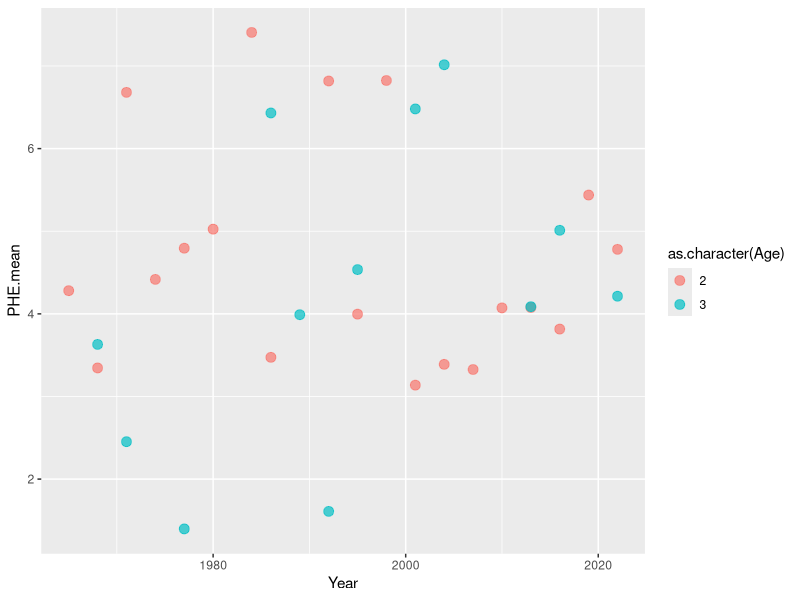
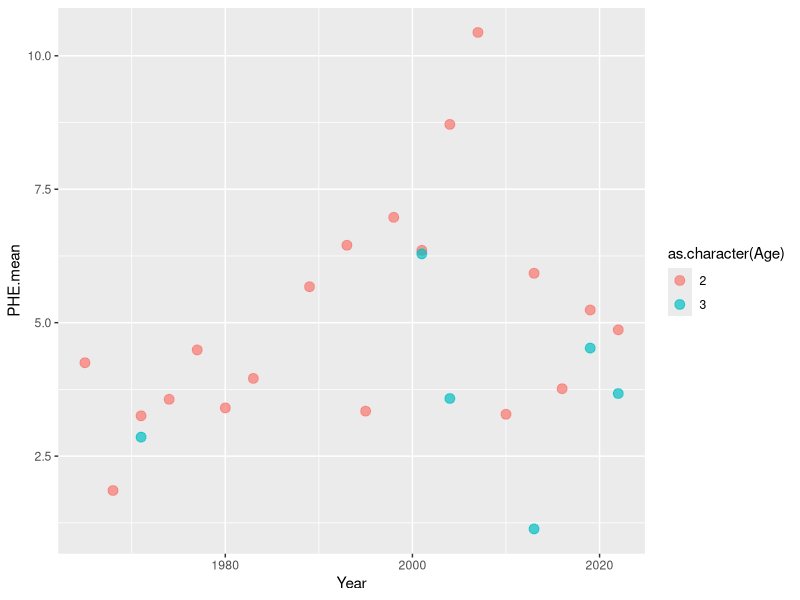
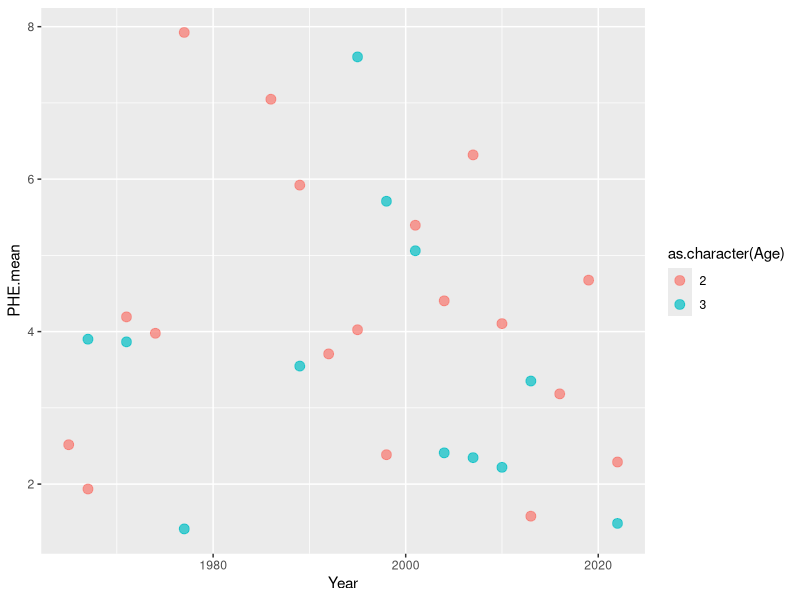
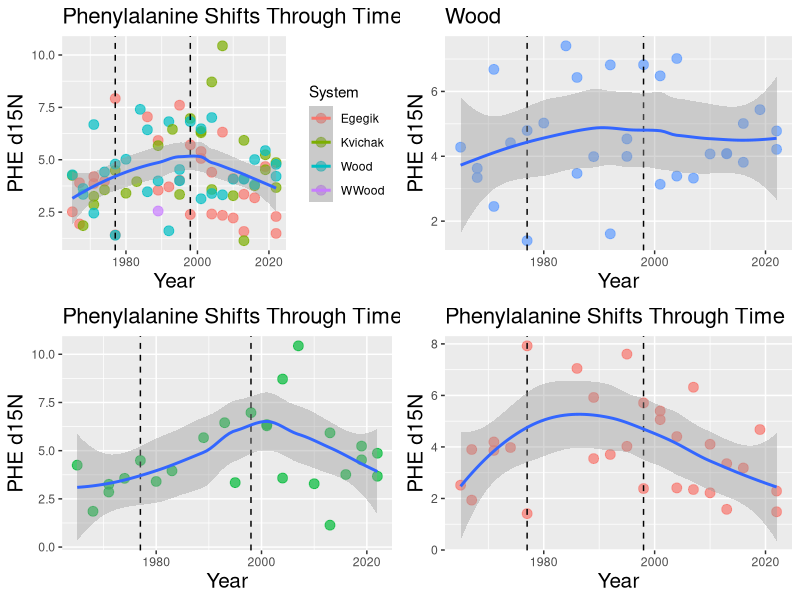
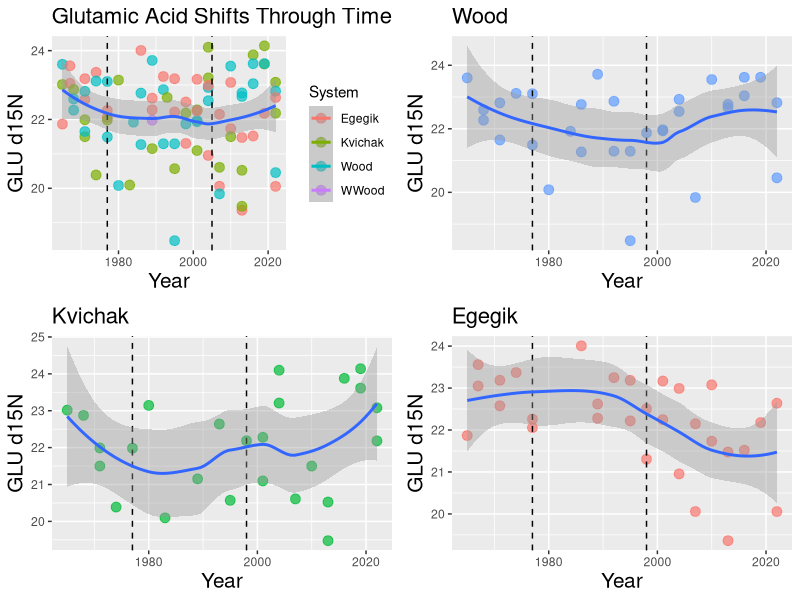
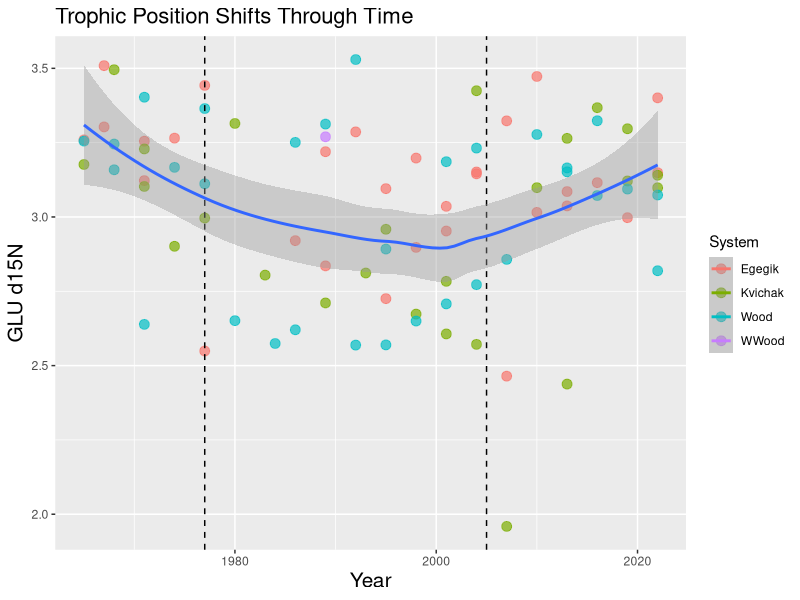

Source code (R) for these figures, in order: (Note: this script raises an error after producing the figures.)
#this is an r script to do some basic data visualization of the cleaned data
#at this point the data should be drift corrected, compiled, and had all
#duplicates and replicates removed and averaged 

setwd("~/Documents/GitHub/CSIA_lab_work/data/final")

library(dplyr)
library(readr)
library(ggplot2)
library(ggpubr)

#read in the main data file
data <- read.csv(file="main.trophic.csv")

#scatter plot of year vs isotope signature
PHE.all <- ggplot(data = data, aes(Year, PHE.mean, color = System)) +
       geom_point(size = 3, alpha = 0.7)

Wood <- data[data$System =="Wood",]
Kvichak <- data[data$System =="Kvichak",]
Egegik <- data[data$System =="Egegik",]


#plots of age vs isotope sig in the different river systems 
ggplot(data = Wood, aes(Year, PHE.mean, color = as.character(Age))) +
  geom_point(size = 3, alpha = 0.7) 

ggplot(data = Kvichak, aes(Year, PHE.mean, color = as.character(Age))) +
  geom_point(size = 3, alpha = 0.7) 

ggplot(data = Egegik, aes(Year, PHE.mean, color = as.character(Age))) +
  geom_point(size = 3, alpha = 0.7) 


#main graphs with trend line
PHE.all <- ggplot(data = data, aes(x = Year, y = PHE.mean, color = System)) +
  geom_point(size = 3, alpha = 0.7) +
  labs(title = "Phenylalanine Shifts Through Time",
       x = "Year",
       y = "PHE d15N") +
  theme(axis.title = element_text(size = 15),
        plot.title = element_text(size=16)) +
  geom_vline(xintercept=1977, linetype ="dashed") +
  geom_vline(xintercept=1998, linetype ="dashed") +
  geom_smooth(aes(group=1)) 

PHE.W <- ggplot(data = Wood, aes(x = Year, y = PHE.mean)) +
  geom_point(size = 3, alpha = 0.7, color = "#619CFF") +
  labs(title = "Wood",
       x = "Year",
       y = "PHE d15N") +
  theme(axis.title = element_text(size = 15),
        plot.title = element_text(size=16)) +
  geom_vline(xintercept=1977, linetype ="dashed") +
  geom_vline(xintercept=1998, linetype ="dashed") +
  geom_smooth(aes(group=1)) 

PHE.K <- ggplot(data = Kvichak, aes(x = Year, y = PHE.mean)) +
  geom_point(size = 3, alpha = 0.7, color = "#00BA38") +
  labs(title = "Phenylalanine Shifts Through Time",
       x = "Year",
       y = "PHE d15N") +
  theme(axis.title = element_text(size = 15),
        plot.title = element_text(size=16)) +
  geom_vline(xintercept=1977, linetype ="dashed") +
  geom_vline(xintercept=1998, linetype ="dashed") +
  geom_smooth(aes(group=1)) 

PHE.E <- ggplot(data = Egegik, aes(x = Year, y = PHE.mean)) +
  geom_point(size = 3, alpha = 0.7, color = "#F8766D") +
  labs(title = "Phenylalanine Shifts Through Time",
       x = "Year",
       y = "PHE d15N") +
  theme(axis.title = element_text(size = 15),
        plot.title = element_text(size=16)) +
  geom_vline(xintercept=1977, linetype ="dashed") +
  geom_vline(xintercept=1998, linetype ="dashed") +
  geom_smooth(aes(group=1)) 

ggarrange(PHE.all, PHE.W, PHE.K, PHE.E)

GLU.all <- ggplot(data = data, aes(x = Year, y = GLU.mean, color = System)) +
  geom_point(size = 3, alpha = 0.7) +
  labs(title = "Glutamic Acid Shifts Through Time",
       x = "Year",
       y = "GLU d15N") +
  theme(axis.title = element_text(size = 15),
        plot.title = element_text(size=16)) +
  geom_vline(xintercept=1977, linetype ="dashed") +
  geom_vline(xintercept=2005, linetype ="dashed") +
  geom_smooth(aes(group=1))

GLU.W <- ggplot(data = Wood, aes(x = Year, y = GLU.mean)) +
  geom_point(size = 3, alpha = 0.7, color = "#619CFF") +
  labs(title = "Wood",
       x = "Year",
       y = "GLU d15N") +
  theme(axis.title = element_text(size = 15),
        plot.title = element_text(size=16)) +
  geom_vline(xintercept=1977, linetype ="dashed") +
  geom_vline(xintercept=1998, linetype ="dashed") +
  geom_smooth(aes(group=1)) 

GLU.K <- ggplot(data = Kvichak, aes(x = Year, y = GLU.mean)) +
  geom_point(size = 3, alpha = 0.7, color = "#00BA38") +
  labs(title = "Kvichak",
       x = "Year",
       y = "GLU d15N") +
  theme(axis.title = element_text(size = 15),
        plot.title = element_text(size=16)) +
  geom_vline(xintercept=1977, linetype ="dashed") +
  geom_vline(xintercept=1998, linetype ="dashed") +
  geom_smooth(aes(group=1)) 

GLU.E <- ggplot(data = Egegik, aes(x = Year, y = GLU.mean)) +
  geom_point(size = 3, alpha = 0.7, color = "#F8766D") +
  labs(title = "Egegik",
       x = "Year",
       y = "GLU d15N") +
  theme(axis.title = element_text(size = 15),
        plot.title = element_text(size=16)) +
  geom_vline(xintercept=1977, linetype ="dashed") +
  geom_vline(xintercept=1998, linetype ="dashed") +
  geom_smooth(aes(group=1)) 

ggarrange(GLU.all, GLU.W, GLU.K, GLU.E)

ggplot(data = data, aes(x = Year, y = Trophic.Position, color = System)) +
  geom_point(size = 3, alpha = 0.7) +
  labs(title = "Trophic Position Shifts Through Time",
       x = "Year",
       y = "GLU d15N") +
  theme(axis.title = element_text(size = 15),
        plot.title = element_text(size=16)) +
  geom_vline(xintercept=1977, linetype ="dashed") +
  geom_vline(xintercept=2005, linetype ="dashed") +
  geom_smooth(aes(group=1))


ggplot(data = data.age3, aes(Year, PHE.mean, color = System)) +
  geom_point(size = 3, alpha = 0.7) 

ggplot(data = data.age2, aes(Year, PHE.mean, color = System)) +
  geom_point(size = 3, alpha = 0.7) 

ggplot(data = data, aes(Year, GLU.mean, color = System)) +
  geom_point(size = 3, alpha = 0.7)


#age class histogram
ggplot(data=data, aes(x = Trophic.Position, color = as.factor(Age))) +
  geom_histogram(aes(y=..density..), colour="black", fill="white")+
  geom_density(alpha=.2, fill="red") 
                 
                 
